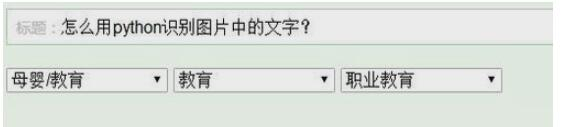
#> input picture opencv/2.jpg, 566 x 127 px, found by its file name
$ python example25_OCR.py
#> lines starting #> are read from the running program, lines starting #| are printed output that depends on the picture; after the words box and inside, x2 and y2 are one past the last pixel; in counts of white or black regions, pixels touching at a corner belong together
#> further down, src is the input picture: shape (127, 566, 3); mean B, G, R 219, 224.1, 219.2
# 数字验证码识别
# 二值化去干扰

import numpy as np
import cv2 as cv
import pytesseract as tess
from PIL import Image

def recognize_text(image):
    gray = cv.cvtColor(image, cv.COLOR_BGR2GRAY)
    ret, binary = cv.threshold(gray, 0, 255, cv.THRESH_BINARY_INV | cv.THRESH_OTSU)
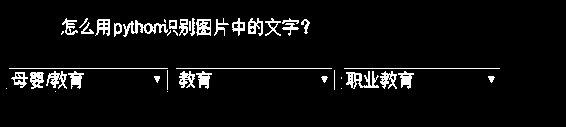
#> binary: shape (127, 566); 5.4% white in thin lines or dots, all inside (x1, y1, x2, y2) = (6, 18, 500, 92)
#> ret = 173
    kernel = cv.getStructuringElement(cv.MORPH_RECT, (1, 2))
    binl = cv.morphologyEx(binary, cv.MORPH_RECT, kernel)
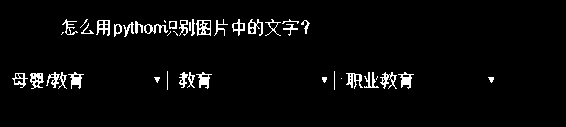
#> binl: shape (127, 566); 3.6% white in thin lines or dots, all inside (x1, y1, x2, y2) = (12, 19, 494, 90)
    open_out = cv.morphologyEx(binl, cv.MORPH_OPEN, (2, 1))
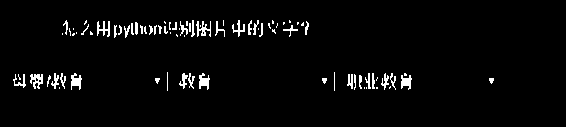
#> open_out: shape (127, 566); 3.2% white in thin lines or dots, all inside (x1, y1, x2, y2) = (13, 20, 494, 91)
    cv.imshow("binary-image", open_out)

    cv.bitwise_not(open_out, open_out)
    textImage = Image.fromarray(open_out)
    text = tess.image_to_string(textImage)
    print("识别结果： %s"%text)


print("Hello to Opencv world")
src = cv.imread("F:\\pythonwork\\opencv\\2.jpg")  # 地址

# cv.namedWindow("input image", cv.WINDOW_AUTOSIZE) # 窗口设置名称，自由尺寸
cv.imshow("origin", src)
t1 = cv.getTickCount()

recognize_text(src)
#> (the call stopped at in recognize_text, `text = tess.image_to_string(textImage)`: pytesseract is not available in this run)

t2 = cv.getTickCount()
print((t2 - t1) / cv.getTickFrequency() * 1000)
cv.waitKey(4000)

cv.destroyAllWindows()

$ run again, with opencv/3.jpg copied over opencv/2.jpg
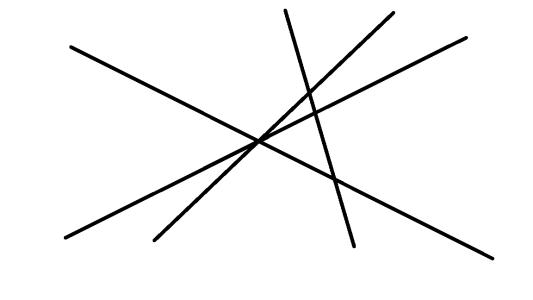
#> input picture opencv/3.jpg, 533 x 300 px, found by its file name
#> src is the input picture: shape (300, 533, 3); min 0, max 255, mean 246.1
#> in recognize_text, `ret, binary = cv.threshold(gray, 0, 255, cv.THRESH_BINARY_INV | cv.THR..`:
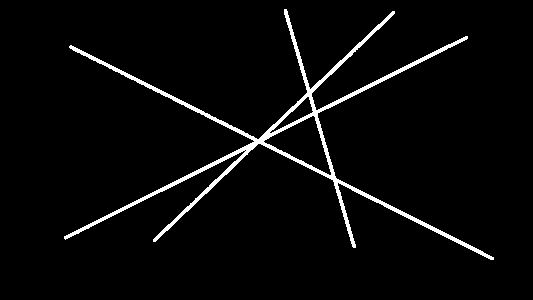
#> binary: shape (300, 533); 3.5% white; 1 white region, box (x1, y1, x2, y2) and area: (64, 9, 494, 260) 5642
#> ret = 138
#> binl: shape (300, 533); 2.8% white in thin lines or dots, all inside (x1, y1, x2, y2) = (64, 10, 494, 260)
#> in recognize_text, `open_out = cv.morphologyEx(binl, cv.MORPH_OPEN, (2, 1))`:
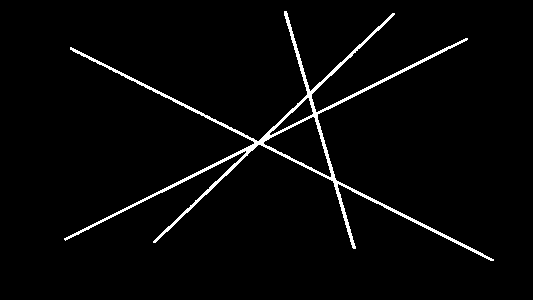
#> open_out: shape (300, 533); 2.8% white in thin lines or dots, all inside (x1, y1, x2, y2) = (64, 11, 494, 261)
